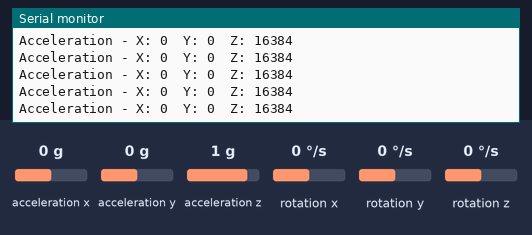
The sketch below on a simulated Arduino Uno, built with avr-gcc and run on an emulated ATmega328P. Shown: the last lines printed to the serial monitor. The test bench sets the inputs (shaded band); at power-on: acceleration x 0 g, acceleration y 0 g, acceleration z 1 g, rotation x 0 °/s, rotation y 0 °/s, rotation z 0 °/s.

Above: at 1.2 s.
1.3 s: acceleration x set to -1.4 g
At 1.37 s:
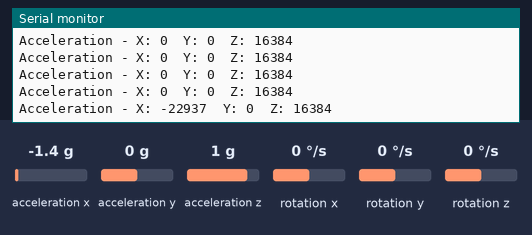
2.8 s: acceleration y set to -1.4 g
At 2.81 s:
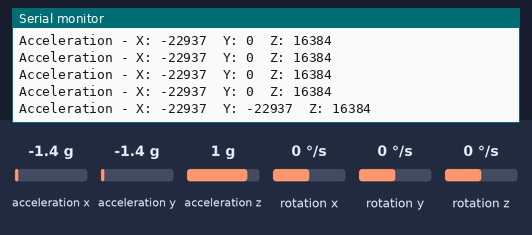
5.8 s: acceleration z set to 0 g
At 5.9 s:
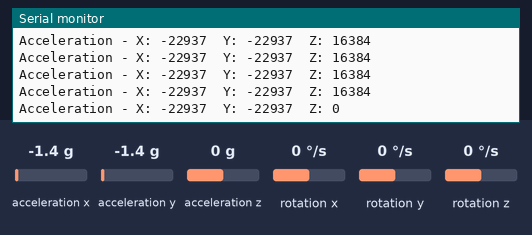

Measured:
- after the input at 1.3 s, the serial monitor: prints a new line after 0.07 s (image 1)
- after the input at 2.8 s, the serial monitor: prints a new line at once (image 2)
- after the input at 5.8 s, the serial monitor: prints a new line after 0.09 s (image 3)

The sketch:

accelometer.ino
```cpp
#include <Wire.h>
#include <MPU6050.h>

MPU6050 mpu;

void setup()
{
  Wire.begin();
  Serial.begin(9600);

  mpu.initialize();

  Serial.println("MPU6050 Sensor Initialized");
  Serial.println("Reading Accelerometer Data...");
}

void loop()
{
  int16_t accelX, accelY, accelZ;

  mpu.getAcceleration(&accelX, &accelY, &accelZ);

  Serial.print("Acceleration - X: ");
  Serial.print(accelX);
  Serial.print("  Y: ");
  Serial.print(accelY);
  Serial.print("  Z: ");
  Serial.println(accelZ);

  delay(100);
}
```
